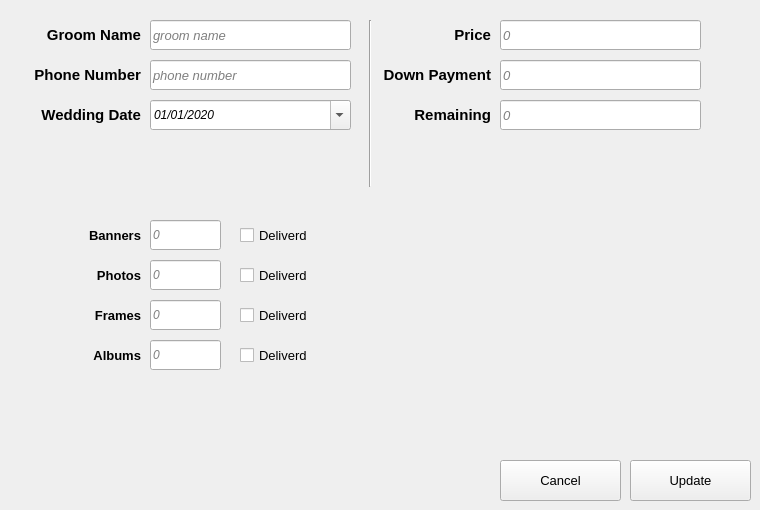
      <widget class="QWidget" name="tab_2">
       <attribute name="title">
        <string>edit_deliveries</string>
       </attribute>
       <widget class="QLineEdit" name="lineEdit_19">
        <property name="geometry">
         <rect>
          <x>150</x>
          <y>20</y>
          <width>201</width>
          <height>30</height>
         </rect>
        </property>
        <property name="font">
         <font>
          <family>Segoe UI</family>
          <pointsize>10</pointsize>
          <italic>true</italic>
         </font>
        </property>
        <property name="placeholderText">
         <string>groom name</string>
        </property>
       </widget>
       <widget class="QLineEdit" name="lineEdit_21">
        <property name="geometry">
         <rect>
          <x>150</x>
          <y>60</y>
          <width>201</width>
          <height>30</height>
         </rect>
        </property>
        <property name="font">
         <font>
          <family>Segoe UI</family>
          <pointsize>10</pointsize>
          <italic>true</italic>
         </font>
        </property>
        <property name="placeholderText">
         <string>phone number</string>
        </property>
       </widget>
       <widget class="QDateEdit" name="dateEdit_3">
        <property name="geometry">
         <rect>
          <x>150</x>
          <y>100</y>
          <width>201</width>
          <height>30</height>
         </rect>
        </property>
        <property name="font">
         <font>
          <family>Segoe UI</family>
          <italic>true</italic>
         </font>
        </property>
        <property name="dateTime">
         <datetime>
          <hour>0</hour>
          <minute>0</minute>
          <second>0</second>
          <year>2020</year>
          <month>1</month>
          <day>1</day>
         </datetime>
        </property>
        <property name="displayFormat">
         <string>MM/dd/yyyy</string>
        </property>
        <property name="calendarPopup">
         <bool>true</bool>
        </property>
        <property name="timeSpec">
         <enum>Qt::TimeZone</enum>
        </property>
       </widget>
       <widget class="QLabel" name="label_29">
        <property name="geometry">
         <rect>
          <x>30</x>
          <y>100</y>
          <width>111</width>
          <height>30</height>
         </rect>
        </property>
        <property name="font">
         <font>
          <family>Segoe UI</family>
          <pointsize>11</pointsize>
          <weight>75</weight>
          <bold>true</bold>
         </font>
        </property>
        <property name="text">
         <string>Wedding Date</string>
        </property>
        <property name="alignment">
         <set>Qt::AlignRight|Qt::AlignTrailing|Qt::AlignVCenter</set>
        </property>
       </widget>
       <widget class="QLabel" name="label_31">
        <property name="geometry">
         <rect>
          <x>30</x>
          <y>60</y>
          <width>111</width>
          <height>30</height>
         </rect>
        </property>
        <property name="font">
         <font>
          <family>Segoe UI</family>
          <pointsize>11</pointsize>
          <weight>75</weight>
          <bold>true</bold>
         </font>
        </property>
        <property name="text">
         <string>Phone Number</string>
        </property>
        <property name="alignment">
         <set>Qt::AlignRight|Qt::AlignTrailing|Qt::AlignVCenter</set>
        </property>
       </widget>
       <widget class="QLabel" name="label_32">
        <property name="geometry">
         <rect>
          <x>30</x>
          <y>20</y>
          <width>111</width>
          <height>30</height>
         </rect>
        </property>
        <property name="font">
         <font>
          <family>Segoe UI</family>
          <pointsize>11</pointsize>
          <weight>75</weight>
          <bold>true</bold>
         </font>
        </property>
        <property name="text">
         <string>Groom Name</string>
        </property>
        <property name="alignment">
         <set>Qt::AlignRight|Qt::AlignTrailing|Qt::AlignVCenter</set>
        </property>
       </widget>
       <widget class="QLabel" name="label_36">
        <property name="geometry">
         <rect>
          <x>80</x>
          <y>340</y>
          <width>61</width>
          <height>30</height>
         </rect>
        </property>
        <property name="font">
         <font>
          <family>Segoe UI</family>
          <pointsize>10</pointsize>
          <weight>75</weight>
          <bold>true</bold>
         </font>
        </property>
        <property name="text">
         <string>Albums</string>
        </property>
        <property name="alignment">
         <set>Qt::AlignRight|Qt::AlignTrailing|Qt::AlignVCenter</set>
        </property>
       </widget>
       <widget class="QLabel" name="label_33">
        <property name="geometry">
         <rect>
          <x>80</x>
          <y>220</y>
          <width>61</width>
          <height>30</height>
         </rect>
        </property>
        <property name="font">
         <font>
          <family>Segoe UI</family>
          <pointsize>10</pointsize>
          <weight>75</weight>
          <bold>true</bold>
         </font>
        </property>
        <property name="text">
         <string>Banners</string>
        </property>
        <property name="alignment">
         <set>Qt::AlignRight|Qt::AlignTrailing|Qt::AlignVCenter</set>
        </property>
       </widget>
       <widget class="QLineEdit" name="lineEdit_24">
        <property name="geometry">
         <rect>
          <x>150</x>
          <y>260</y>
          <width>71</width>
          <height>30</height>
         </rect>
        </property>
        <property name="font">
         <font>
          <family>Segoe UI</family>
          <pointsize>9</pointsize>
          <italic>true</italic>
         </font>
        </property>
        <property name="placeholderText">
         <string>0</string>
        </property>
       </widget>
       <widget class="QLabel" name="label_34">
        <property name="geometry">
         <rect>
          <x>80</x>
          <y>300</y>
          <width>61</width>
          <height>30</height>
         </rect>
        </property>
        <property name="font">
         <font>
          <family>Segoe UI</family>
          <pointsize>10</pointsize>
          <weight>75</weight>
          <bold>true</bold>
         </font>
        </property>
        <property name="text">
         <string>Frames</string>
        </property>
        <property name="alignment">
         <set>Qt::AlignRight|Qt::AlignTrailing|Qt::AlignVCenter</set>
        </property>
       </widget>
       <widget class="QLineEdit" name="lineEdit_23">
        <property name="geometry">
         <rect>
          <x>150</x>
          <y>300</y>
          <width>71</width>
          <height>30</height>
         </rect>
        </property>
        <property name="font">
         <font>
          <family>Segoe UI</family>
          <pointsize>9</pointsize>
          <italic>true</italic>
         </font>
        </property>
        <property name="placeholderText">
         <string>0</string>
        </property>
       </widget>
       <widget class="QLineEdit" name="lineEdit_22">
        <property name="geometry">
         <rect>
          <x>150</x>
          <y>220</y>
          <width>71</width>
          <height>30</height>
         </rect>
        </property>
        <property name="font">
         <font>
          <family>Segoe UI</family>
          <pointsize>9</pointsize>
          <italic>true</italic>
         </font>
        </property>
        <property name="placeholderText">
         <string>0</string>
        </property>
       </widget>
       <widget class="QLabel" name="label_35">
        <property name="geometry">
         <rect>
          <x>80</x>
          <y>260</y>
          <width>61</width>
          <height>30</height>
         </rect>
        </property>
        <property name="font">
         <font>
          <family>Segoe UI</family>
          <pointsize>10</pointsize>
          <weight>75</weight>
          <bold>true</bold>
         </font>
        </property>
        <property name="text">
         <string>Photos</string>
        </property>
        <property name="alignment">
         <set>Qt::AlignRight|Qt::AlignTrailing|Qt::AlignVCenter</set>
        </property>
       </widget>
       <widget class="QLineEdit" name="lineEdit_25">
        <property name="geometry">
         <rect>
          <x>150</x>
          <y>340</y>
          <width>71</width>
          <height>30</height>
         </rect>
        </property>
        <property name="font">
         <font>
          <family>Segoe UI</family>
          <pointsize>9</pointsize>
          <italic>true</italic>
         </font>
        </property>
        <property name="placeholderText">
         <string>0</string>
        </property>
       </widget>
       <widget class="QCheckBox" name="checkBox">
        <property name="geometry">
         <rect>
          <x>240</x>
          <y>220</y>
          <width>101</width>
          <height>30</height>
         </rect>
        </property>
        <property name="font">
         <font>
          <family>Segoe UI</family>
          <pointsize>10</pointsize>
         </font>
        </property>
        <property name="text">
         <string>Deliverd</string>
        </property>
       </widget>
       <widget class="QCheckBox" name="checkBox_2">
        <property name="geometry">
         <rect>
          <x>240</x>
          <y>260</y>
          <width>101</width>
          <height>30</height>
         </rect>
        </property>
        <property name="font">
         <font>
          <family>Segoe UI</family>
          <pointsize>10</pointsize>
         </font>
        </property>
        <property name="text">
         <string>Deliverd</string>
        </property>
       </widget>
       <widget class="QCheckBox" name="checkBox_3">
        <property name="geometry">
         <rect>
          <x>240</x>
          <y>300</y>
          <width>101</width>
          <height>30</height>
         </rect>
        </property>
        <property name="font">
         <font>
          <family>Segoe UI</family>
          <pointsize>10</pointsize>
         </font>
        </property>
        <property name="text">
         <string>Deliverd</string>
        </property>
       </widget>
       <widget class="QCheckBox" name="checkBox_4">
        <property name="geometry">
         <rect>
          <x>240</x>
          <y>340</y>
          <width>101</width>
          <height>30</height>
         </rect>
        </property>
        <property name="font">
         <font>
          <family>Segoe UI</family>
          <pointsize>10</pointsize>
         </font>
        </property>
        <property name="text">
         <string>Deliverd</string>
        </property>
       </widget>
       <widget class="QPushButton" name="pushButton_25">
        <property name="geometry">
         <rect>
          <x>630</x>
          <y>460</y>
          <width>121</width>
          <height>41</height>
         </rect>
        </property>
        <property name="font">
         <font>
          <family>Segoe UI</family>
          <pointsize>10</pointsize>
          <weight>50</weight>
          <italic>false</italic>
          <bold>false</bold>
         </font>
        </property>
        <property name="text">
         <string>Update</string>
        </property>
       </widget>
       <widget class="QPushButton" name="pushButton_27">
        <property name="geometry">
         <rect>
          <x>500</x>
          <y>460</y>
          <width>121</width>
          <height>41</height>
         </rect>
        </property>
        <property name="font">
         <font>
          <family>Segoe UI</family>
          <pointsize>10</pointsize>
          <weight>50</weight>
          <italic>false</italic>
          <bold>false</bold>
         </font>
        </property>
        <property name="text">
         <string>Cancel</string>
        </property>
       </widget>
       <widget class="QLabel" name="label_65">
        <property name="geometry">
         <rect>
          <x>380</x>
          <y>20</y>
          <width>111</width>
          <height>30</height>
         </rect>
        </property>
        <property name="font">
         <font>
          <family>Segoe UI</family>
          <pointsize>11</pointsize>
          <weight>75</weight>
          <bold>true</bold>
         </font>
        </property>
        <property name="text">
         <string>Price</string>
        </property>
        <property name="alignment">
         <set>Qt::AlignRight|Qt::AlignTrailing|Qt::AlignVCenter</set>
        </property>
       </widget>
       <widget class="QLineEdit" name="lineEdit_49">
        <property name="geometry">
         <rect>
          <x>500</x>
          <y>60</y>
          <width>201</width>
          <height>30</height>
         </rect>
        </property>
        <property name="font">
         <font>
          <family>Segoe UI</family>
          <pointsize>10</pointsize>
          <italic>true</italic>
         </font>
        </property>
        <property name="text">
         <string/>
        </property>
        <property name="placeholderText">
         <string>0</string>
        </property>
       </widget>
       <widget class="QLabel" name="label_66">
        <property name="geometry">
         <rect>
          <x>380</x>
          <y>60</y>
          <width>111</width>
          <height>30</height>
         </rect>
        </property>
        <property name="font">
         <font>
          <family>Segoe UI</family>
          <pointsize>11</pointsize>
          <weight>75</weight>
          <bold>true</bold>
         </font>
        </property>
        <property name="text">
         <string>Down Payment</string>
        </property>
        <property name="alignment">
         <set>Qt::AlignRight|Qt::AlignTrailing|Qt::AlignVCenter</set>
        </property>
       </widget>
       <widget class="QLineEdit" name="lineEdit_50">
        <property name="geometry">
         <rect>
          <x>500</x>
          <y>100</y>
          <width>201</width>
          <height>30</height>
         </rect>
        </property>
        <property name="font">
         <font>
          <family>Segoe UI</family>
          <pointsize>10</pointsize>
          <italic>true</italic>
         </font>
        </property>
        <property name="text">
         <string/>
        </property>
        <property name="placeholderText">
         <string>0</string>
        </property>
       </widget>
       <widget class="QLineEdit" name="lineEdit_51">
        <property name="geometry">
         <rect>
          <x>500</x>
          <y>20</y>
          <width>201</width>
          <height>30</height>
         </rect>
        </property>
        <property name="font">
         <font>
          <family>Segoe UI</family>
          <pointsize>10</pointsize>
          <italic>true</italic>
         </font>
        </property>
        <property name="placeholderText">
         <string>0</string>
        </property>
       </widget>
       <widget class="QLabel" name="label_67">
        <property name="geometry">
         <rect>
          <x>380</x>
          <y>100</y>
          <width>111</width>
          <height>30</height>
         </rect>
        </property>
        <property name="font">
         <font>
          <family>Segoe UI</family>
          <pointsize>11</pointsize>
          <weight>75</weight>
          <bold>true</bold>
         </font>
        </property>
        <property name="text">
         <string>Remaining</string>
        </property>
        <property name="alignment">
         <set>Qt::AlignRight|Qt::AlignTrailing|Qt::AlignVCenter</set>
        </property>
       </widget>
       <widget class="Line" name="line_5">
        <property name="geometry">
         <rect>
          <x>360</x>
          <y>20</y>
          <width>20</width>
          <height>167</height>
         </rect>
        </property>
        <property name="font">
         <font>
          <family>Segoe UI</family>
         </font>
        </property>
        <property name="orientation">
         <enum>Qt::Vertical</enum>
        </property>
       </widget>
      </widget>
